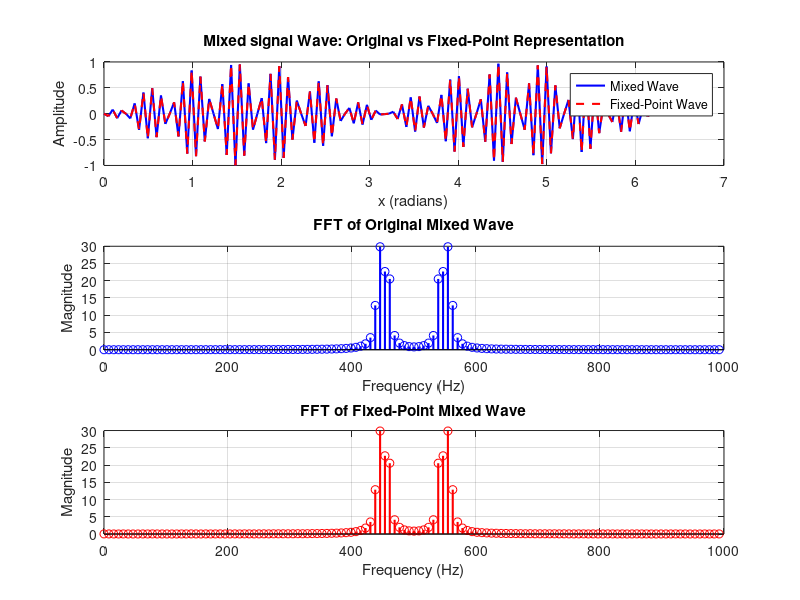

Write the MATLAB code that produced this figure.
% Generate a sine wave divided into N different points 
% This sine wave is of amplitude 1 and is scaled by the scaling factor used for fixed point representation (16, 8)
% This file:
% 1. Uses a carrier frequency of 550 Hz and mixes it with the sine wave with a sampling frequency of 1000 Hz 
% 2. plots the modulated wave in both original and fixed point format
% 3. generates the N modulated wave values as comma separated (real, imaginary) values to the file called modulated.txt (which feeds as second input to our FFT)
% 4. plots the FFT of the modulated wave which is in original and fixed point format to check if they are the same


N = 128; % no of values (div by 8)
amplitude = 1; % amplitude of the sine wave
scaling_factor = 2^8; % Scale for fixed-point representation
Fs = 1000; % sampling frequency in Hz (arbitrary for this example)
carrier_freq = 550; 

if mod(N, 8) ~= 0
    error('Total number of values (N) must be divisible by 8.');
end

% gen sine wave
x = linspace(0, 2*pi, N); % generate N points over one sine wave period
sine_wave = amplitude * sin(x); % Sine wave values

carrier_wave = amplitude * cos(2 * pi * carrier_freq * (0:N-1) / Fs);
mixed_signal = sine_wave .* carrier_wave;


scaled_values = round(mixed_signal * scaling_factor); % Fixed-point representation
real_values = scaled_values; % real part
imaginary_values = zeros(size(real_values)); %imaginary part
%output to file
filename = 'modulated.txt';
fileID = fopen(filename, 'w');
% fprintf(fileID, 'Real,Imaginary\n'); 
for i = 1:N
    fprintf(fileID, '%d,%d\n', real_values(i), imaginary_values(i));
end
fclose(fileID);

% FFT of the original sine wave
original_fft = fft(mixed_signal);
% original_fft_magnitude = abs(original_fft(1:N/2)); 
original_fft_magnitude = abs(original_fft); 
% frequencies = (0:N/2-1) * (Fs / N); 
frequencies = (0:N-1) * (Fs / N);

% FFT of the fixed-point sine wave
scaled_fft = fft(scaled_values / scaling_factor); %  back to decimal for FFT
% scaled_fft_magnitude = abs(scaled_fft(1:N/2));
scaled_fft_magnitude = abs(scaled_fft);

% Plot original sine wave and scaled sine wave
figure;
subplot(3, 1, 1);
plot(x, mixed_signal, 'b-', 'LineWidth', 1.5); % Original sine wave
hold on;
plot(x, scaled_values / scaling_factor, 'r--', 'LineWidth', 1.5); % Scaled sine wave
grid on;
xlabel('x (radians)');
ylabel('Amplitude');
legend('Mixed Wave', 'Fixed-Point Wave');
title('Mixed signal Wave: Original vs Fixed-Point Representation');
hold off;

% Plot FFT of original sine wave
subplot(3, 1, 2);
stem(frequencies, original_fft_magnitude, 'b', 'LineWidth', 1.5);
grid on;
xlabel('Frequency (Hz)');
ylabel('Magnitude');
title('FFT of Original Mixed Wave');

% Plot FFT of fixed-point sine wave
subplot(3, 1, 3);
stem(frequencies, scaled_fft_magnitude, 'r', 'LineWidth', 1.5);
grid on;
xlabel('Frequency (Hz)');
ylabel('Magnitude');
title('FFT of Fixed-Point Mixed Wave');

fprintf('Values written to file "%s".\n', filename);
